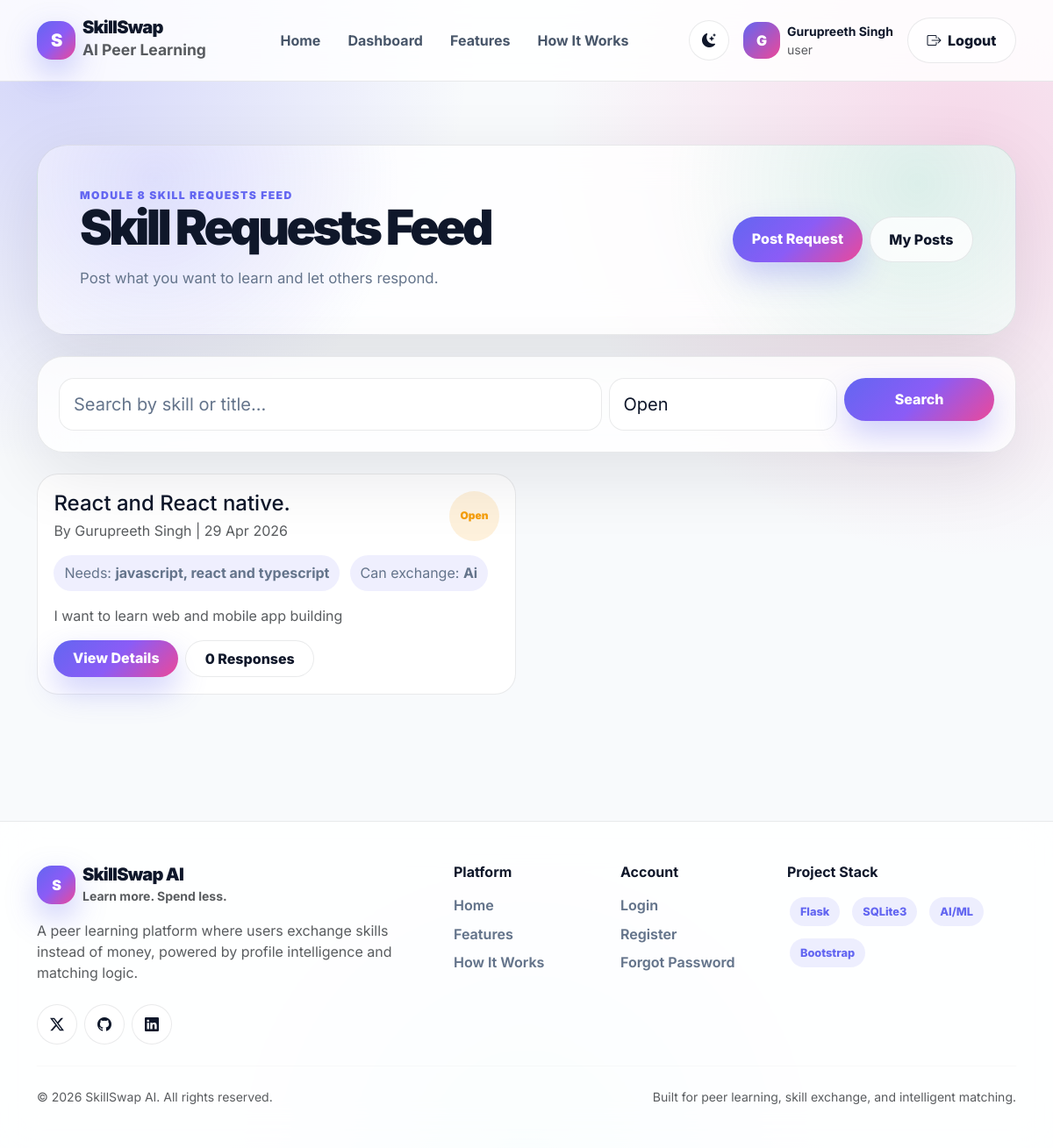
Page /skill-feed (signed in) on the committed database.
### app.py (models this page shows)
class User(db.Model):
    id = db.Column(db.Integer, primary_key=True)
    full_name = db.Column(db.String(120), nullable=False)
    email = db.Column(db.String(150), unique=True, nullable=False)
    password = db.Column(db.String(255), nullable=False)
    role = db.Column(db.String(50), default="user")
    skills_offered = db.Column(db.String(255), default="")
    skills_wanted = db.Column(db.String(255), default="")
    reset_token = db.Column(db.String(255), nullable=True)
    created_at = db.Column(db.DateTime, default=datetime.utcnow)

class SkillRequestPost(db.Model):
    id = db.Column(db.Integer, primary_key=True)
    user_id = db.Column(db.Integer, db.ForeignKey("user.id"), nullable=False)
    title = db.Column(db.String(180), nullable=False)
    skill_needed = db.Column(db.String(150), nullable=False)
    description = db.Column(db.Text, nullable=False)
    preferred_exchange_skill = db.Column(db.String(150), nullable=True)
    status = db.Column(db.String(50), default="open")
    created_at = db.Column(db.DateTime, default=datetime.utcnow)
    closed_at = db.Column(db.DateTime, nullable=True)
    user = db.relationship("User", backref="skill_request_posts")

### app.py (the view, shortened to what this page needs)
@app.route("/skill-feed")
def skill_feed():
    if not login_required():
        flash("Please login first.", "danger")
        return redirect(url_for("login"))
    status_filter = request.args.get("status", "open")
    search = request.args.get("q", "").strip()
    query = SkillRequestPost.query
    if status_filter in ["open", "closed"]:
        query = query.filter_by(status=status_filter)
    posts = query.order_by(SkillRequestPost.created_at.desc()).all()
    return render_template(
        "skill_feed.html",
        posts=posts,
        status_filter=status_filter,
        search=search
    )

### app.py (called while the page is built)
def login_required():
    return "user_id" in session

### templates/skill_feed.html (shortened to what this page needs)
{% extends "base.html" %}
{% block content %}
<section class="easy-page-section">
  <div class="container">
    <div class="easy-hero-card mb-4">
      <div class="d-flex flex-column flex-lg-row justify-content-between align-items-lg-center gap-3">
        <div>
          <div class="section-eyebrow">Module 8 Skill Requests Feed</div>
          <h1 class="easy-title">Skill Requests Feed</h1>
          <p class="section-subtitle mb-0">Post what you want to learn and let others respond.</p>
        </div>
        <div class="d-flex gap-2 flex-wrap">
          <a href="{{ url_for('add_skill_feed_post') }}" class="premium-btn premium-btn-primary">Post Request</a>
          <a href="{{ url_for('my_skill_posts') }}" class="premium-btn premium-btn-soft">My Posts</a>
        </div>
      </div>
    </div>
    <div class="easy-panel mb-4">
      <form method="GET" class="row g-2">
        <div class="col-lg-7">
          <input type="text" name="q" value="{{ search }}" class="form-control form-control-lg" placeholder="Search by skill or title...">
        </div>
        <div class="col-lg-3">
          <select name="status" class="form-select form-select-lg">
            <option value="open" {% if status_filter == 'open' %}selected{% endif %}>Open</option>
          </select>
        </div>
        <div class="col-lg-2">
          <button class="premium-btn premium-btn-primary w-100" type="submit">Search</button>
        </div>
      </form>
    </div>
    {% if posts %}
      <div class="row g-4">
        {% for post in posts %}
          <div class="col-lg-6">
            <div class="easy-card h-100">
              <div class="d-flex justify-content-between gap-3 mb-3">
                <div>
                  <h4 class="fw-black mb-1">{{ post.title }}</h4>
                  <p class="text-muted mb-0">By {{ post.user.full_name }} | {{ post.created_at.strftime('%d %b %Y') }}</p>
                </div>
                <span class="easy-status status-{{ post.status }}">{{ post.status }}</span>
              </div>
              <div class="request-skill-line mb-3">
                <span>Needs: <strong>{{ post.skill_needed }}</strong></span>
                {% if post.preferred_exchange_skill %}
                  <span>Can exchange: <strong>{{ post.preferred_exchange_skill }}</strong></span>
                {% endif %}
              </div>
              <p class="text-muted">{{ post.description[:180] }}{% if post.description|length > 180 %}...{% endif %}</p>
              <div class="d-flex gap-2 flex-wrap">
                <a href="{{ url_for('skill_feed_detail', post_id=post.id) }}" class="premium-btn premium-btn-primary py-2">View Details</a>
                <span class="premium-btn premium-btn-soft py-2">{{ post.responses|length }} Responses</span>
              </div>
            </div>
          </div>
        {% endfor %}
      </div>
    {% else %}
      <div class="easy-empty-state">
        <i class="bi bi-rss"></i>
        <h5 class="fw-black mt-3">No skill requests found</h5>
        <p class="text-muted mb-0">Create the first request in the feed.</p>
      </div>
    {% endif %}
  </div>
</section>
{% endblock %}

### templates/base.html (shortened to what this page needs)
<!DOCTYPE html>
<html lang="en" data-theme="light">
<head>
  <link href="https://cdn.jsdelivr.net/npm/bootstrap@5.3.3/dist/css/bootstrap.min.css" rel="stylesheet">
  <link href="https://cdn.jsdelivr.net/npm/bootstrap-icons@1.11.3/font/bootstrap-icons.css" rel="stylesheet">
  <link rel="stylesheet" href="{{ url_for('static', filename='css/style.css') }}">
</head>
<body>
<div class="app-shell">
  <nav class="navbar navbar-expand-lg modern-navbar sticky-top py-3">
    <div class="container">
      <a href="{{ url_for('home') }}" class="navbar-brand d-flex align-items-center gap-2">
        <span class="brand-logo">S</span>
        <span>
          <span class="brand-title d-block lh-1">SkillSwap</span>
          <small class="text-muted fw-bold">AI Peer Learning</small>
        </span>
      </a>
      <div class="collapse navbar-collapse" id="mainNav">
        <ul class="navbar-nav mx-auto gap-lg-1">
          <li class="nav-item"><a class="nav-link" href="{{ url_for('home') }}">Home</a></li>
          {% if session.get("user_id") %}
            {% if session.get("role") == "superadmin" %}
              <li class="nav-item"><a class="nav-link" href="{{ url_for('superadmin_dashboard') }}">Superadmin</a></li>
            {% else %}
              <li class="nav-item"><a class="nav-link" href="{{ url_for('user_dashboard') }}">Dashboard</a></li>
            {% endif %}
          {% endif %}
          <li class="nav-item"><a class="nav-link" href="{{ url_for('home') }}#features">Features</a></li>
          <li class="nav-item"><a class="nav-link" href="{{ url_for('home') }}#how-it-works">How It Works</a></li>
        </ul>
        <div class="d-flex align-items-center gap-2 flex-wrap">
          <button class="theme-toggle" type="button" onclick="toggleSkillSwapTheme()" title="Toggle theme">
            <i data-theme-icon class="bi bi-moon-stars-fill"></i>
          </button>
          {% if session.get("user_id") %}
            <div class="d-none d-lg-flex align-items-center gap-2 px-2">
              <span class="avatar">{{ session.get("full_name", "U")[0] }}</span>
              <div>
                <div class="fw-bold small">{{ session.get("full_name", "User") }}</div>
                <div class="text-muted small">{{ session.get("role", "user") }}</div>
              </div>
            </div>
            <a href="{{ url_for('logout') }}" class="premium-btn premium-btn-soft">
              <i class="bi bi-box-arrow-right me-1"></i> Logout
            </a>
          {% else %}
            <a href="{{ url_for('login') }}" class="premium-btn premium-btn-soft">Login</a>
            <a href="{{ url_for('register') }}" class="premium-btn premium-btn-primary">Join Free</a>
          {% endif %}
        </div>
      </div>
    </div>
  </nav>
  <main class="main-content">
    {% block content %}{% endblock %}
  </main>
  <footer class="footer py-5">
    <div class="container">
      <div class="row g-4">
        <div class="col-lg-5">
          <div class="d-flex align-items-center gap-2 mb-3">
            <span class="brand-logo">S</span>
            <div>
              <h5 class="fw-black mb-0 brand-title">SkillSwap AI</h5>
              <small class="text-muted fw-bold">Learn more. Spend less.</small>
            </div>
          </div>
          <p class="text-muted mb-4" style="max-width: 430px;">
            A peer learning platform where users exchange skills instead of money, powered by profile intelligence and matching logic.
          </p>
          <div class="d-flex gap-2">
            <span class="theme-toggle"><i class="bi bi-twitter-x"></i></span>
            <span class="theme-toggle"><i class="bi bi-github"></i></span>
            <span class="theme-toggle"><i class="bi bi-linkedin"></i></span>
          </div>
        </div>
        <div class="col-6 col-lg-2">
          <h6 class="fw-bold mb-3">Platform</h6>
          <a class="footer-link" href="{{ url_for('home') }}">Home</a>
          <a class="footer-link" href="{{ url_for('home') }}#features">Features</a>
          <a class="footer-link" href="{{ url_for('home') }}#how-it-works">How It Works</a>
        </div>
        <div class="col-6 col-lg-2">
          <h6 class="fw-bold mb-3">Account</h6>
          <a class="footer-link" href="{{ url_for('login') }}">Login</a>
          <a class="footer-link" href="{{ url_for('register') }}">Register</a>
          <a class="footer-link" href="{{ url_for('forgot_password') }}">Forgot Password</a>
        </div>
        <div class="col-lg-3">
          <h6 class="fw-bold mb-3">Project Stack</h6>
          <div class="d-flex flex-wrap gap-2">
            <span class="skill-pill">Flask</span>
            <span class="skill-pill">SQLite3</span>
            <span class="skill-pill">AI/ML</span>
            <span class="skill-pill">Bootstrap</span>
          </div>
        </div>
      </div>
      <hr class="my-4" style="border-color: var(--border-soft);">
      <div class="d-flex flex-column flex-md-row justify-content-between gap-2 text-muted small">
        <span>© 2026 SkillSwap AI. All rights reserved.</span>
        <span>Built for peer learning, skill exchange, and intelligent matching.</span>
      </div>
    </div>
  </footer>
</div>
</body>
</html>

### rows in the picture
User: get "Gurupreeth Singh", get "user"
SkillRequestPost: title "React and React native.", user.full_name "Gurupreeth Singh", created_at "29 Apr 2026", status "Open", skill_needed "javascript, react and typescript", preferred_exchange_skill "Ai", description "I want to learn web and mobile app building", responses|length "0"

### other values in the picture
{{ session.get("full_name", "U")[0] }} "G"
